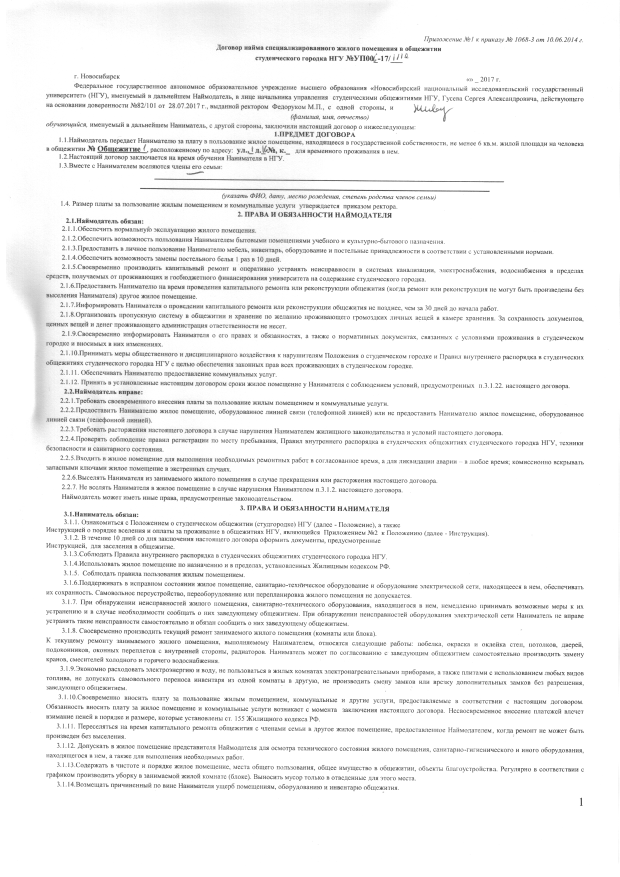
#> input picture resources/dog1.jpg, 2480 x 3508 px (shown at 1/4 size)
$ python -i align.py   (imports and definitions only)
#> lines starting #> are read from the running program, lines starting #| are printed output that depends on the picture; after the words box and inside, x2 and y2 are one past the last pixel; in counts of white or black regions, pixels touching at a corner belong together
""" Выравнивание (поворот, сдвиг) """

# coding: utf-8

import numpy as np
import cv2

def rotate_image(img,angle):
    rows,cols = img.shape[:2]
    M=cv2.getRotationMatrix2D((cols/2,rows/2),angle,1)
    dst=cv2.warpAffine(img,M,(cols,rows))

    return dst, M


def get_rotation_angle(imgray):

    thresh = cv2.threshold(imgray, 0, 255, cv2.THRESH_BINARY | cv2.THRESH_OTSU)[1]

    coords = np.column_stack(np.where(thresh > 0))

    angle = cv2.minAreaRect(coords)[-1]

    if angle < -45:
        angle = -(90 + angle)

    else:
        angle = -angle

    return angle


def main(img):
    ''' img is gray scale '''
    imgray = cv2.bitwise_not(img)

    angle = get_rotation_angle(imgray)

    (img_rot,_)= rotate_image(img, angle)
    return imgray, img_rot, angle

>>> import cv2
>>> picture = cv2.imread('../resources/dog1.jpg', cv2.IMREAD_GRAYSCALE)
#> picture is the input picture: shape (3508, 2480); min 43, max 255, mean 242.4
>>> result = main(picture)
#> in main, `imgray = cv2.bitwise_not(img)`:
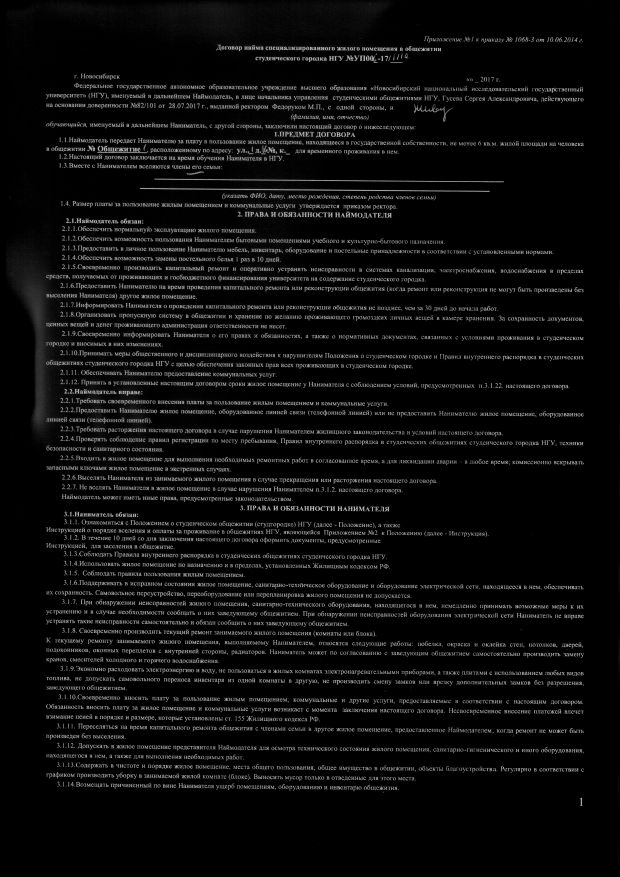
#> imgray: shape (3508, 2480) (shown at 1/4 size); min 0, max 212, mean 12.6
#> in get_rotation_angle, `thresh = cv2.threshold(imgray, 0, 255, cv2.THRESH_BINARY | cv2.THRESH_..`:
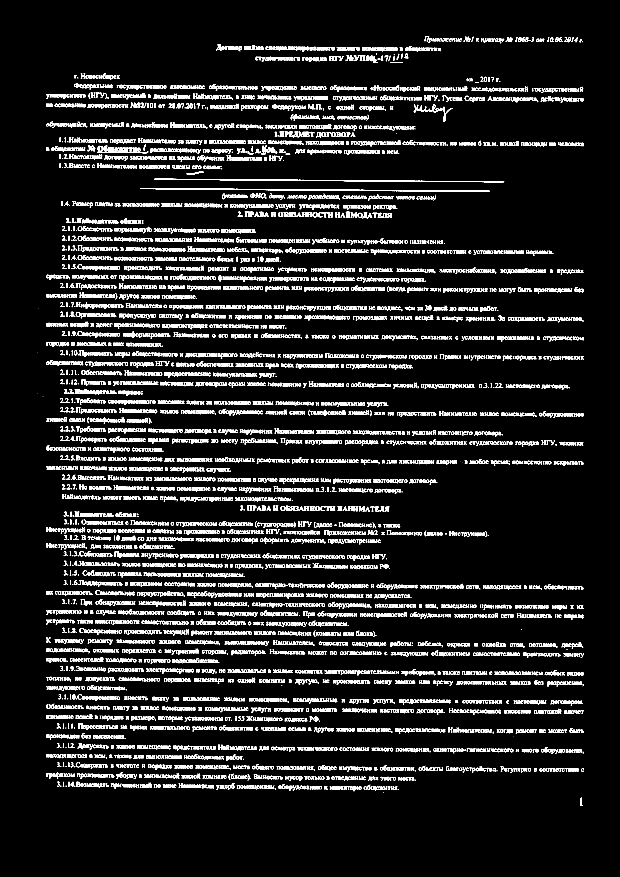
#> thresh: shape (3508, 2480) (shown at 1/4 size); 7.1% white; 7015 white regions (435 under 20 px), largest, box (x1, y1, x2, y2) and area: (560, 752, 1959, 767) 5594, (617, 714, 2017, 729) 4817, (1655, 416, 1810, 487) 1451
#> in get_rotation_angle, `coords = np.column_stack(np.where(thresh > 0))`: coords = 616744 pairs, first value 146 to 3222, second value 150 to 2335
#> in get_rotation_angle, `angle = cv2.minAreaRect(coords)[-1]`: angle = -89.98
#> in get_rotation_angle, `angle = -(90 + angle)`: angle = -0.0229
#> in rotate_image, `M=cv2.getRotationMatrix2D((cols/2,rows/2),angle,1)`: M = [[1, -0.0004, 0.702], [0.0004, 1, -0.496]]

$ run again, on resources/dog2.jpg
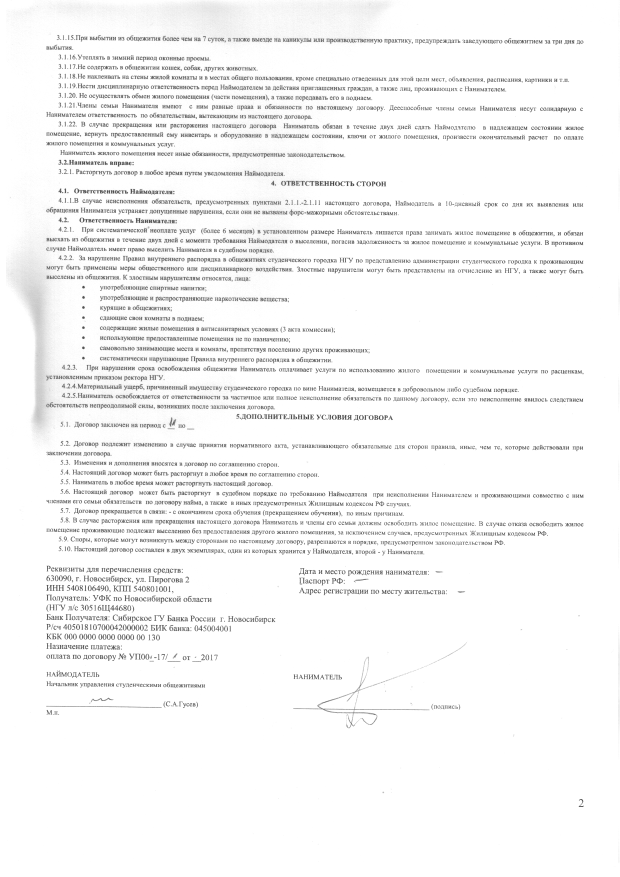
#> input picture resources/dog2.jpg, 2480 x 3508 px (shown at 1/4 size)
#> picture is the input picture: shape (3508, 2480); min 47, max 255, mean 245.5
#> in main, `imgray = cv2.bitwise_not(img)`:
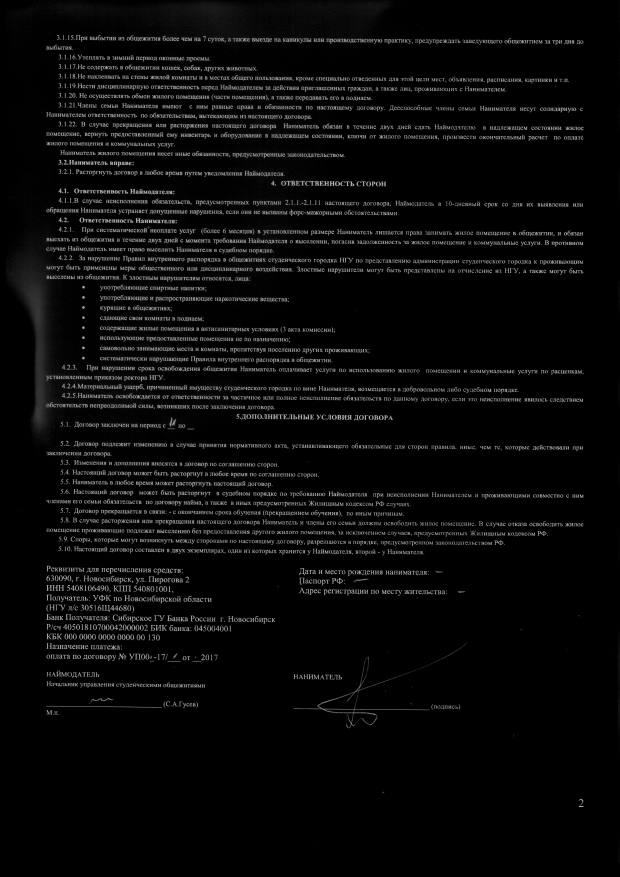
#> imgray: shape (3508, 2480) (shown at 1/4 size); min 0, max 208, mean 9.5
#> in get_rotation_angle, `thresh = cv2.threshold(imgray, 0, 255, cv2.THRESH_BINARY | cv2.THRESH_..`:
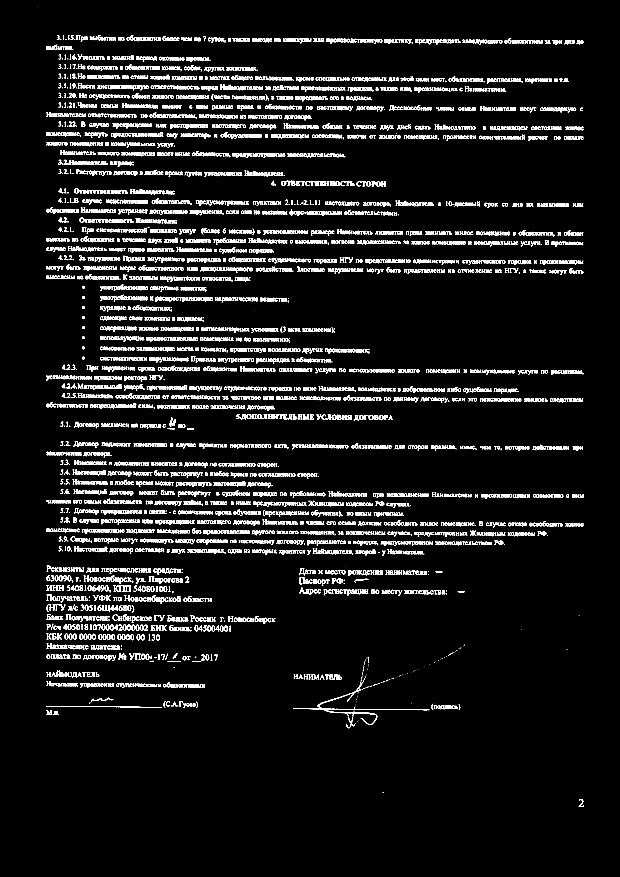
#> thresh: shape (3508, 2480) (shown at 1/4 size); 5.2% white; 4904 white regions (395 under 20 px), largest, box (x1, y1, x2, y2) and area: (1173, 2779, 1718, 2860) 2238, (184, 2824, 647, 2831) 922, (454, 2342, 524, 2366) 653
#> coords = 452091 pairs, first value 25 to 3227, second value 149 to 2334
#> in get_rotation_angle, `angle = cv2.minAreaRect(coords)[-1]`: angle = -90
#> in get_rotation_angle, `angle = -(90 + angle)`: angle = 0
#> M = [[1, 0, 0], [0, 1, 0]]
